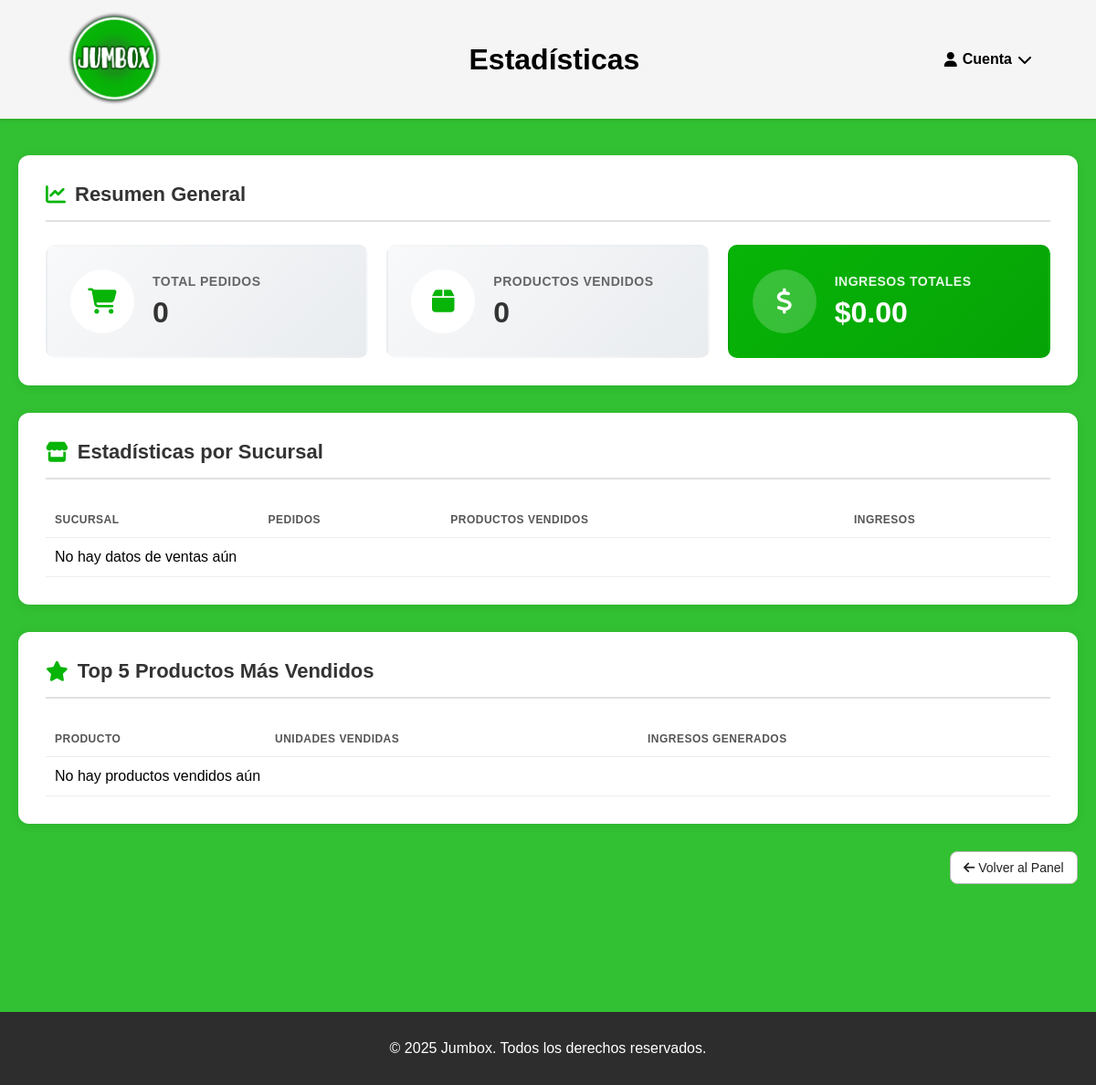
Before: /admin/estadisticas (signed in) with the older database file.
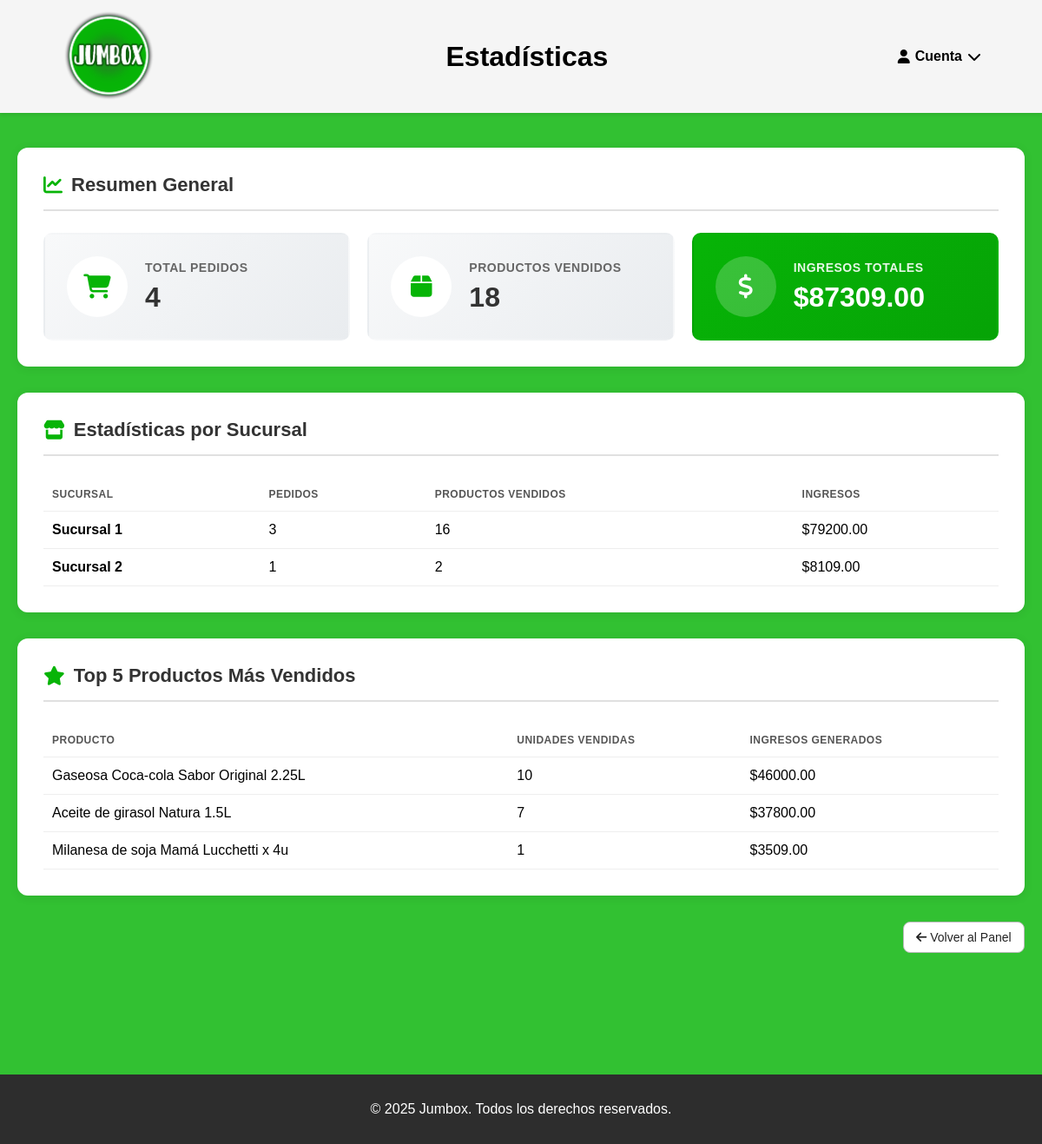
After: the same page with the newer database file.
### tables this page shows
CREATE TABLE cliente (
  id_cliente INTEGER PRIMARY KEY AUTOINCREMENT,
  nombre TEXT NOT NULL,
  direccion TEXT NOT NULL,
  telefono INTEGER NOT NULL UNIQUE,
  contrasena TEXT,
  tipo TEXT DEFAULT 'usuario'
);

CREATE TABLE producto (
  id_producto INTEGER PRIMARY KEY AUTOINCREMENT,
  nombre TEXT NOT NULL,
  precio REAL NOT NULL,
  stock INTEGER NOT NULL,
  fk_categoria INTEGER NOT NULL, imagen BLOB,
  FOREIGN KEY (fk_categoria) REFERENCES categoria(id_categoria)
    ON DELETE NO ACTION ON UPDATE NO ACTION
);

### app/admin/routes.py (the view)
@admin_bp.route('/admin/estadisticas')
def admin_estadisticas():
    resp = require_login_redirect()
    if resp:
        return resp
    if session.get('tipo') != 'admin':
        flash("No autorizado.", "error")
        return redirect(url_for('main.home'))
    with get_conn() as conn:
        estadisticas_sucursales = conn.execute("""
            SELECT
                c.nombre AS sucursal,
                COUNT(DISTINCT p.id_pedido) AS total_pedidos,
                SUM(dp.cantidad) AS productos_vendidos,
                SUM(dp.cantidad * pr.precio) AS total_ventas
            FROM pedido p
            JOIN cliente c ON c.id_cliente = p.fk_sucursal
            JOIN detalles_pedido dp ON dp.fk_pedido = p.id_pedido
            JOIN producto pr ON pr.id_producto = dp.fk_producto
            WHERE c.tipo = 'sucursal'
            GROUP BY c.id_cliente, c.nombre
            ORDER BY total_ventas DESC
        """).fetchall()
        estadisticas_totales = conn.execute("""
            SELECT
                COUNT(DISTINCT p.id_pedido) AS total_pedidos,
                SUM(dp.cantidad) AS productos_vendidos,
                SUM(dp.cantidad * pr.precio) AS total_ventas
            FROM pedido p
            JOIN detalles_pedido dp ON dp.fk_pedido = p.id_pedido
            JOIN producto pr ON pr.id_producto = dp.fk_producto
        """).fetchone()
        productos_mas_vendidos = conn.execute("""
            SELECT
                pr.nombre AS producto,
                SUM(dp.cantidad) AS cantidad_vendida,
                SUM(dp.cantidad * pr.precio) AS ingresos
            FROM detalles_pedido dp
            JOIN producto pr ON pr.id_producto = dp.fk_producto
            GROUP BY pr.id_producto, pr.nombre
            ORDER BY cantidad_vendida DESC
            LIMIT 5
        """).fetchall()
    return render_template('admin_estadisticas.html',
                        estadisticas_sucursales=estadisticas_sucursales,
                        estadisticas_totales=estadisticas_totales,
                        productos_mas_vendidos=productos_mas_vendidos)

### app/utils.py (called while the page is built)
def get_conn():
    conn = sqlite3.connect(current_app.config["DB_NAME"])
    conn.row_factory = sqlite3.Row
    conn.execute("PRAGMA foreign_keys = ON;")
    return conn

def require_login_redirect():
    if 'id_cliente' not in session:
        flash("Necesitás iniciar sesión.", "error")
        return redirect(url_for('auth.login'))
    return None

### templates/admin/admin_estadisticas.html (shortened to what the changed rows need)
<!DOCTYPE html>
<html lang="es">
<head>
    <link rel="stylesheet" href="{{ url_for('static', filename='style.css') }}">
    <link rel="stylesheet" href="https://cdnjs.cloudflare.com/ajax/libs/font-awesome/6.5.0/css/all.min.css">
</head>
<body>
    <header class="main-header">
        <div class="titulo-header">
            <h1>Estadísticas</h1>
        </div>
    </header>
    <main>
        <div class="estadisticas-container">
            <div class="stats-resumen">
                <h2><i class="fa-solid fa-chart-line"></i> Resumen General</h2>
                <div class="stats-cards">
                    <div class="stat-card">
                        <div class="stat-info">
                            <h3>Total Pedidos</h3>
                            <p class="stat-number">{{ estadisticas_totales['total_pedidos'] or 0 }}</p>
                        </div>
                    </div>
                    <div class="stat-card">
                        <div class="stat-info">
                            <h3>Productos Vendidos</h3>
                            <p class="stat-number">{{ estadisticas_totales['productos_vendidos'] or 0 }}</p>
                        </div>
                    </div>
                    <div class="stat-card highlight">
                        <div class="stat-info">
                            <h3>Ingresos Totales</h3>
                            <p class="stat-number">${{ "%.2f"|format(estadisticas_totales['total_ventas'] or 0) }}</p>
                        </div>
                    </div>
                </div>
            </div>
            <div class="stats-sucursales">
                <h2><i class="fa-solid fa-store"></i> Estadísticas por Sucursal</h2>
                <div class="tabla-wrapper">
                    <table class="tabla">
                        <thead>
                            <tr>
                                <th>Sucursal</th>
                                <th class="center">Pedidos</th>
                                <th class="center">Productos Vendidos</th>
                                <th class="right">Ingresos</th>
                            </tr>
                        </thead>
                        <tbody>
                            {% if estadisticas_sucursales %}
                                {% for s in estadisticas_sucursales %}
                                <tr>
                                    <td><strong>{{ s['sucursal'] }}</strong></td>
                                    <td class="center">{{ s['total_pedidos'] }}</td>
                                    <td class="center">{{ s['productos_vendidos'] }}</td>
                                    <td class="right">${{ "%.2f"|format(s['total_ventas']) }}</td>
                                </tr>
                                {% endfor %}
                            {% else %}
                                <tr>
                                    <td colspan="4" class="center">No hay datos de ventas aún</td>
                                </tr>
                            {% endif %}
                        </tbody>
                    </table>
                </div>
            </div>
            <div class="stats-productos">
                <h2><i class="fa-solid fa-star"></i> Top 5 Productos Más Vendidos</h2>
                <div class="tabla-wrapper">
                    <table class="tabla">
                        <thead>
                            <tr>
                                <th>Producto</th>
                                <th class="center">Unidades Vendidas</th>
                                <th class="right">Ingresos Generados</th>
                            </tr>
                        </thead>
                        <tbody>
                            {% if productos_mas_vendidos %}
                                {% for p in productos_mas_vendidos %}
                                <tr>
                                    <td>{{ p['producto'] }}</td>
                                    <td class="center">{{ p['cantidad_vendida'] }}</td>
                                    <td class="right">${{ "%.2f"|format(p['ingresos']) }}</td>
                                </tr>
                                {% endfor %}
                            {% else %}
                                <tr>
                                    <td colspan="3" class="center">No hay productos vendidos aún</td>
                                </tr>
                            {% endif %}
                        </tbody>
                    </table>
                </div>
            </div>
        </div>
    </main>
</body>
</html>

Changed rows visible on the page:
added cliente: sucursal "Sucursal 1", total_pedidos "3", productos_vendidos "16", total_ventas "79200.00"
added cliente: sucursal "Sucursal 2", total_pedidos "1", productos_vendidos "2", total_ventas "8109.00"
now on this page (row edited): producto: producto "Gaseosa Coca-cola Sabor Original 2.25L", cantidad_vendida "10", ingresos "46000.00"
added producto: producto "Aceite de girasol Natura 1.5L", cantidad_vendida "7", ingresos "37800.00"
added producto: producto "Milanesa de soja Mamá Lucchetti x 4u", cantidad_vendida "1", ingresos "3509.00"
Other visible differences:
{{ estadisticas_totales['total_pedidos'] or 0 }}: "0" → "4"
{{ estadisticas_totales['productos_vendidos'] or 0 }}: "0" → "18"
{{ "%.2f"|format(estadisticas_totales['total_ventas'] or 0) }}: "0.00" → "87309.00"
text no longer shown: "No hay datos de ventas aún No hay productos vendidos aún"
